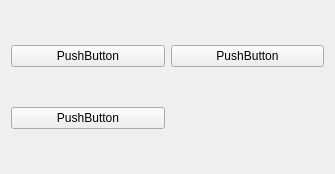
<?xml version="1.0" encoding="UTF-8"?>
<ui version="4.0">
 <class>GameTimers</class>
 <widget class="QWidget" name="GameTimers">
  <property name="geometry">
   <rect>
    <x>0</x>
    <y>0</y>
    <width>335</width>
    <height>174</height>
   </rect>
  </property>
  <property name="windowTitle">
   <string>Form</string>
  </property>
  <layout class="QGridLayout" name="gridLayout_2">
   <item row="0" column="0">
    <layout class="QGridLayout" name="gridLayout">
     <item row="0" column="0">
      <widget class="QPushButton" name="pushButton">
       <property name="text">
        <string>PushButton</string>
       </property>
      </widget>
     </item>
    </layout>
   </item>
   <item row="0" column="1">
    <widget class="QPushButton" name="pushButton_2">
     <property name="text">
      <string>PushButton</string>
     </property>
    </widget>
   </item>
   <item row="1" column="0">
    <widget class="QPushButton" name="pushButton_3">
     <property name="text">
      <string>PushButton</string>
     </property>
    </widget>
   </item>
  </layout>
 </widget>
 <resources/>
 <connections/>
</ui>
